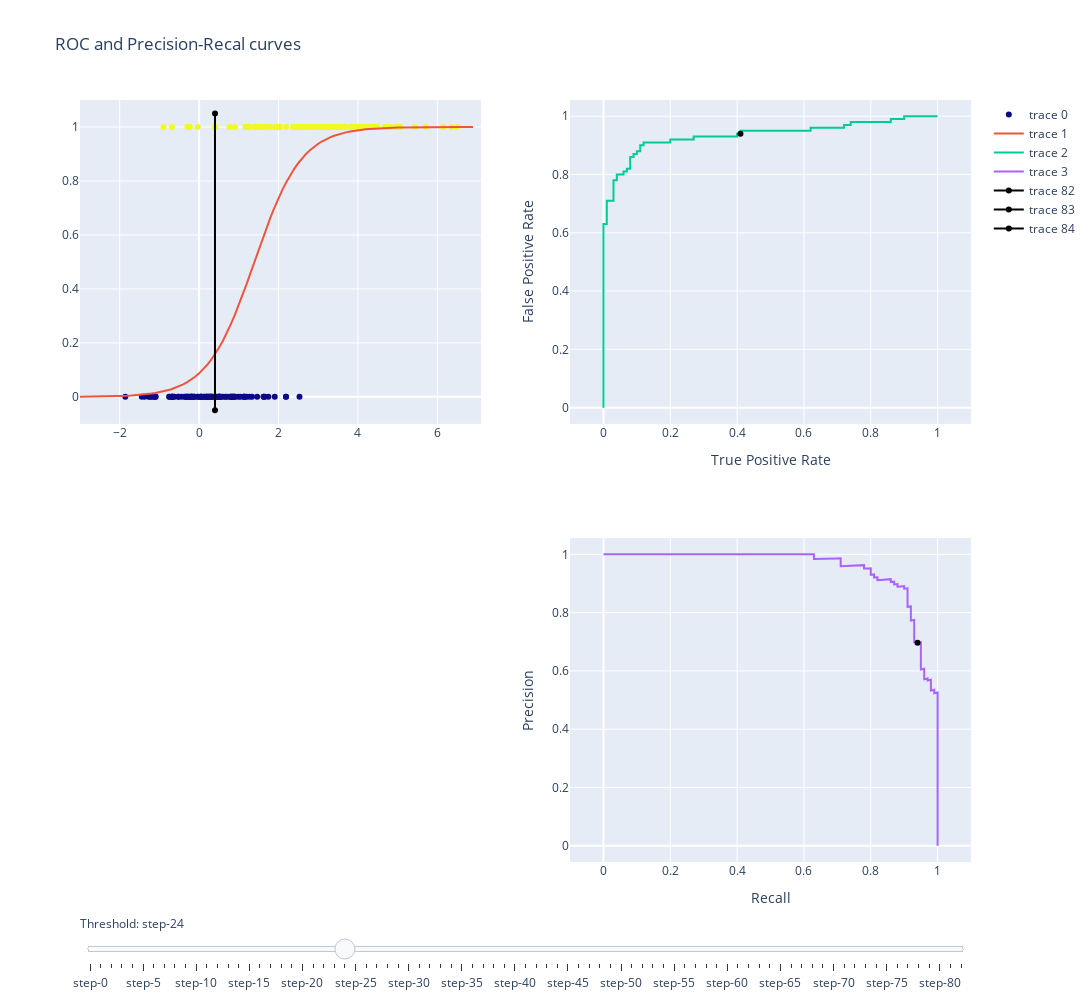

The notebook cell saved with this chart:
### Code cell
fig = make_subplots(rows=2,cols=2)

fig.add_trace(go.Scatter(x=X.flatten(),y=y, mode='markers',marker=dict(color=y)),row=1,col=1)
fig.add_trace(go.Scatter(x=xs.flatten(),y=logisticR.predict_proba(xs)[:,1]), row=1,col=1)
fig.add_trace(go.Scatter(x=roc_curve(y,y_pred[:,1])[0],y=roc_curve(y,y_pred[:,1])[1]), row=1,col=2)
fig.add_trace(go.Scatter(x=[1, *precision_recall_curve(y,y_pred[:,1])[1].tolist()],
                         y=[0, *precision_recall_curve(y,y_pred[:,1])[0].tolist()]), row=2,col=2)

xs2 = xs[8:-5]
for x_o, y_o in zip(xs2.flatten(), logisticR.predict_proba(xs2)[:,1].flatten()):
    fig.add_trace(go.Scatter(x=[x_o,x_o], y=[-.05,1.05], marker=dict(color='black'),visible=False),row=1,col=1)
    
    tpr, fpr, precision = tpr_fpr(x_o)
    fig.add_trace(go.Scatter(x=[fpr], y=[tpr], marker=dict(color='black'),visible=False),row=1,col=2)
    fig.add_trace(go.Scatter(x=[tpr], y=[precision], marker=dict(color='black'),visible=False),row=2,col=2)
steps = []

for i in range(len(xs2)):
    step = dict( method = 'restyle',
               args = ['visible', [True]*4+[False]*len(xs2)*3])
    step['args'][1][3*i] = True
    step['args'][1][3*i-1] = True
    step['args'][1][3*i-2] = True
    steps.append(step)

sliders = [dict(
                active = 0,
                currentvalue = {"prefix":"Threshold: "},
                pad = {"t":50},
                steps = steps[4:])]

fig.update_yaxes(range=(-0.1,1.1), row=1,col=1)
fig.update_xaxes(range=(-0.1,1.1), title='True Positive Rate',row=1,col=2)
fig.update_yaxes(title='False Positive Rate',row=1,col=2)
fig.update_xaxes(range=(-0.1,1.1),title='Recall',row=2,col=2)
fig.update_yaxes(title='Precision',row=2,col=2)
fig.update_layout(height=1000, width=1400, title_text='ROC and Precision-Recal curves', sliders=sliders)
fig.show()
